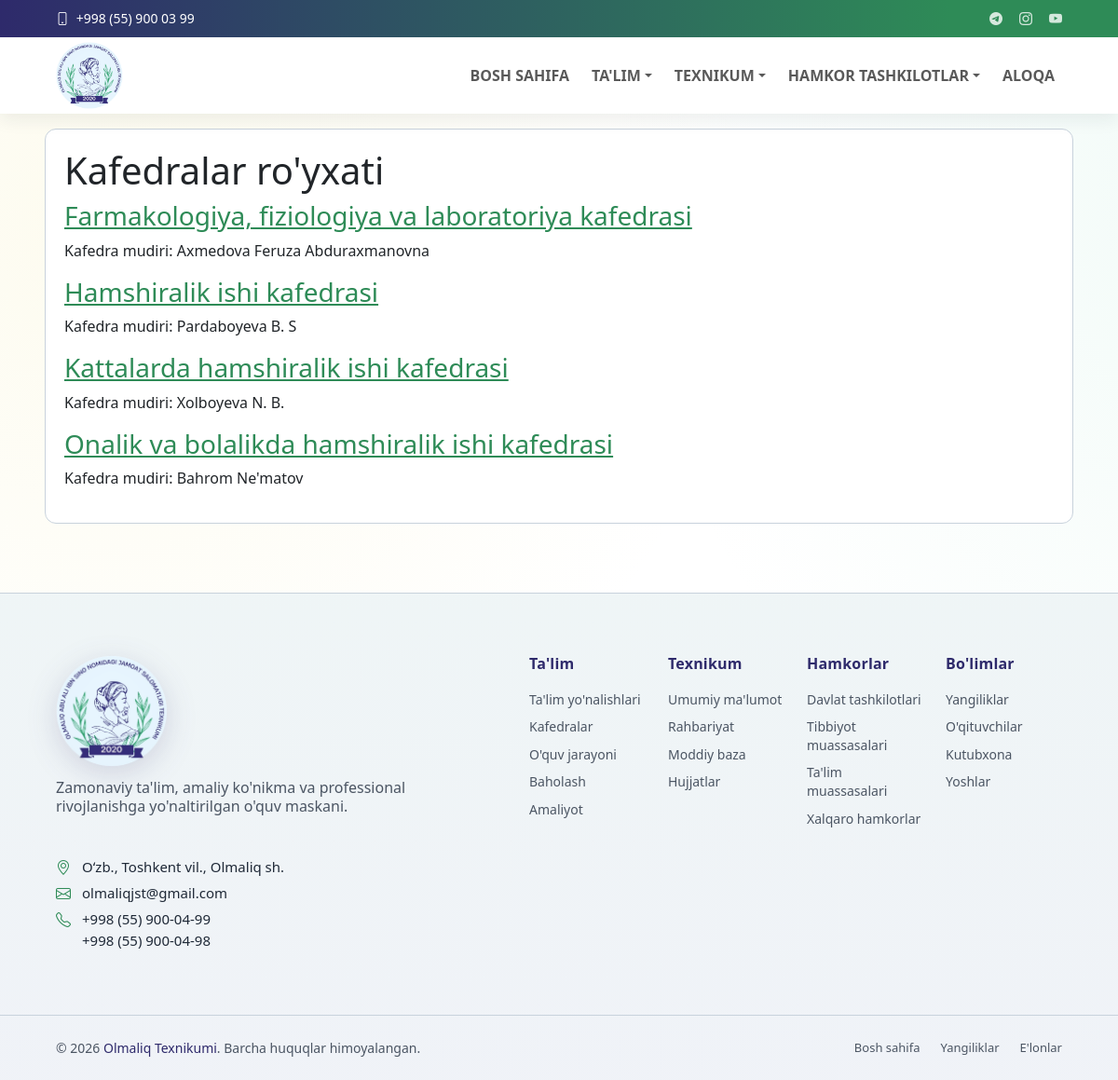
The page /kafedralar/ on the database as committed earlier.
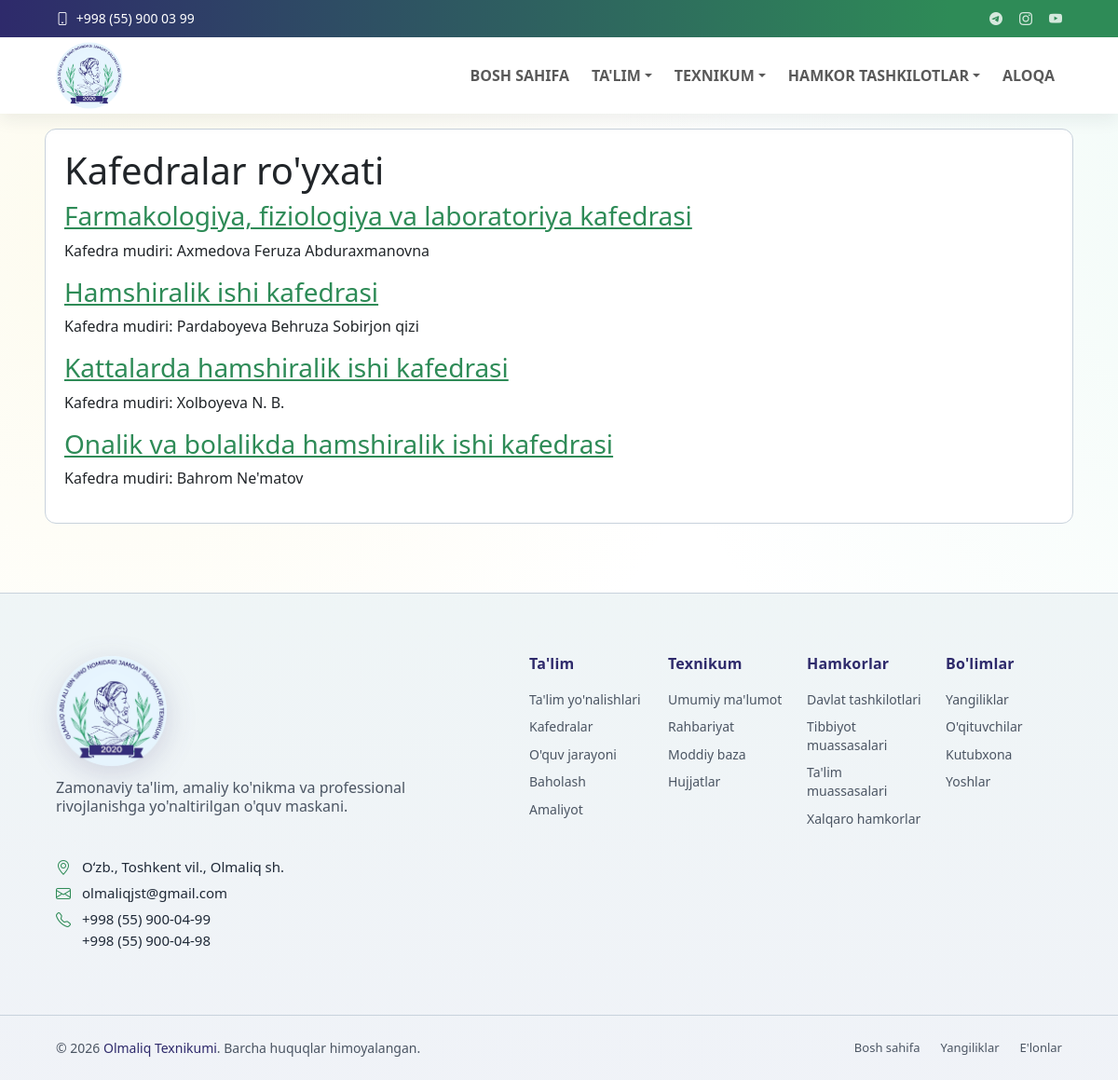
The same page on the database as committed later.
### departments/models.py (models this page shows, shortened)
class Department(models.Model):
    name = models.CharField(max_length=200)
    slug = models.SlugField(unique=True)
    description = models.TextField()
    head = models.OneToOneField(
        DepartmentHead,
        on_delete=models.PROTECT,
        related_name='department',
    )
    image = models.ImageField(upload_to='departments/', blank=True, null=True)
    created_at = models.DateTimeField(auto_now_add=True)
    class Meta:
        ordering = ['name']
        verbose_name = "Kafedra"
        verbose_name_plural = "Kafedralar"

class DepartmentHead(models.Model):
    first_name = models.CharField(max_length=100)
    last_name = models.CharField(max_length=100)
    middle_name = models.CharField(max_length=100, blank=True)
    position = models.CharField(max_length=200)
    scientific_degree = models.CharField(max_length=200, blank=True)
    experience_years = models.PositiveIntegerField(default=0)
    bio = models.TextField(blank=True)
    image = models.ImageField(upload_to='teachers/', blank=True, null=True)
    email = models.EmailField(blank=True)
    phone = models.CharField(max_length=30, blank=True)
    class Meta:
        ordering = ['last_name', 'first_name']
        verbose_name = "Kafedra mudiri"
        verbose_name_plural = "Kafedra mudirlari"

### departments/views.py (the view)
# urls.py: path('', views.department_list, name='department_list'),
def department_list(request):
    items = Department.objects.all()
    return render(request, 'departments/department_list.html', {'departments': items})

### core/context_processors.py (called while the page is built)
def menu_context(request):
    menu_items = (
        Menu.objects.filter(parent__isnull=True, is_active=True)
        .prefetch_related('children')
        .order_by('order', 'id')
    )
    topbar = TopbarSettings.objects.filter(is_active=True).first()
    return {
        'menu_items': menu_items,
        'topbar_settings': topbar,
    }

### departments/templates/departments/department_list.html (shortened to what this page needs)
{% extends 'base.html' %}
{% block content %}
<section class="card">
    <h1>Kafedralar ro'yxati</h1>
    {% for department in departments %}
        <div class="item">
            <h3><a href="{% url 'departments:department_detail' department.slug %}">{{ department.name }}</a></h3>
            <p>
                Kafedra mudiri:
                {{ department.head.last_name }} {{ department.head.first_name }}{% if department.head.middle_name %} {{ department.head.middle_name }}{% endif %}
            </p>
        </div>
    {% empty %}
        <p>Kafedralar mavjud emas.</p>
    {% endfor %}
</section>
{% endblock %}

Rows that differ between the two databases and show on the page:
changed Department "Hamshiralik ishi kafedrasi": head.first_name "B." → "Behruza"; head.middle_name "S" → "Sobirjon qizi"
